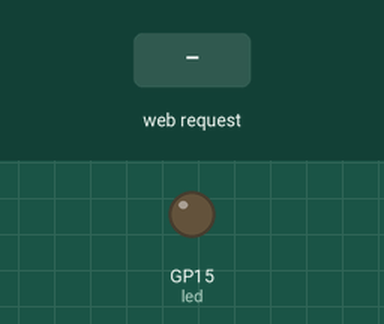
A program run on a simulated Raspberry Pi Pico running MicroPython. Parts: output pins drawn as LEDs (lit = HIGH). The test bench sets the inputs (shaded band). WiFi joins after 1.5 s; values from a settings file that is not in the repository are placeholders; what the program prints to the serial console is not drawn.

Above: at 3.2 s.
3.3 s: HTTP request GET /lighton? received
At 4.5 s:
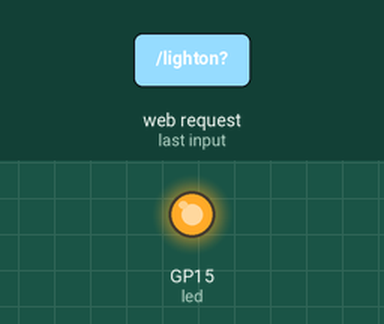
4.8 s: HTTP request GET /lightoff? received
At 5.8 s:
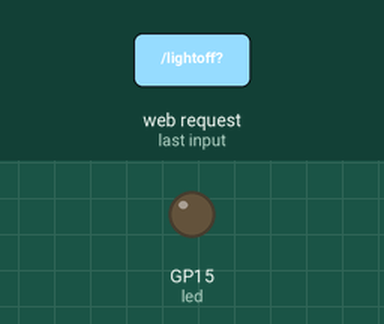
Timing chart, 0 to 7.8 s (numbered marks = the images above; inputs shaded):
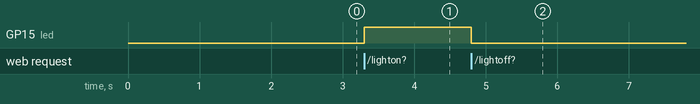

Measured:
- after the input at 3.3 s, GP15 (led): LOW → HIGH at once
- after the input at 4.8 s, GP15 (led): HIGH → LOW at once

The program:

webserver_pico.py
```python
import machine
import network
import socket
from time import sleep
import secrets

led = machine.Pin(15 , machine.Pin.OUT)

# Change SSID and PASSWORD for the correct WIFI network
ssid = "SSID"
password = "PASSWORD"

def connect():
  #Connect to WLAN
  wlan = network.WLAN(network.STA_IF)
  wlan.active(True)
  wlan.connect(ssid, password)
  while wlan.isconnected() == False:
    print('Waiting for connection...')
    sleep(1)
  ip = wlan.ifconfig()[0]
  print(f'Connected on {ip}')
  return ip

def open_socket(ip):
  # Open a socket
  address = (ip, 80)
  connection = socket.socket()
  connection.bind(address)
  connection.listen(1)
  return connection

def webpage(state):
  #Template HTML
  html = f"""
      <!DOCTYPE html>
      <html>
      <form action="./lighton">
      <input type="submit" value="Light on" />
      </form>
      <form action="./lightoff">
      <input type="submit" value="Light off" />
      </form>
      <p>LED is {state}</p>
      </body>
      </html>
      """
  return str(html)

def serve(connection):
  #Start a web server
  state = 'OFF'
  led.off()
  while True:
    client = connection.accept()[0]
    request = client.recv(1024)
    request = str(request)
    try:
      request = request.split()[1]
    except IndexError:
      pass
    if request == '/lighton?':
      led.on()
      state = 'ON'
    elif request =='/lightoff?':
      led.off()
      state = 'OFF'
    html = webpage(state)
    client.send(html)
    client.close()

try:
  ip = connect()
  connection = open_socket(ip)
  serve(connection)
except KeyboardInterrupt:
  machine.reset()
```
